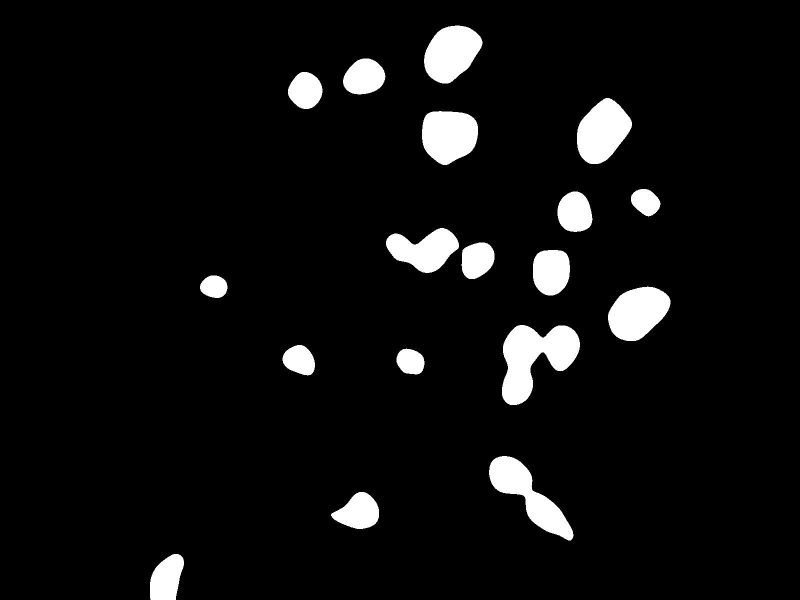
#> input picture output/test1-combined.jpg, 1599 x 1199 px (shown at 1/2 size)
$ python -i imgsegment.py   (imports and definitions only)   (Python 2 division)   (older library calls are emulated)
#> lines starting #> are read from the running program, lines starting #| are printed output that depends on the picture
import os
import sys

import numpy as np
import mahotas
import pymorph
import pylab
from scipy.cluster.vq import kmeans,vq
from scipy import ndimage

DEBUG = False


R, G, B = range(3)

def main(infile):
#> called with infile = 'output/test1-combined.jpg'
    img = mahotas.imread(infile)
#> img is the input picture: shape (1199, 1599, 3); min 0, max 255, mean 14.9
    filename = os.path.splitext(os.path.basename(infile))[0]

    f, blue_component, combined = segment(img, filename)
    count(img, f, combined, blue_component, filename)

def segment_kmeans(img, k):
    f = img.flatten()
    centroids, _ = kmeans(f,k)
    while centroids.size != k:
        centroids, _ = kmeans(f,k)
    centroids.sort()
    clustered, _ = vq(f, centroids)
    return clustered.reshape(img.shape)

# [23 lines left out: functions remove_by_size, remove_too_small, remove_too_big, labeled_to_binary, not called in this run]

def segment(img, filename, min_size=1500, max_size=18000):
#> called with filename = 'test1-combined', min_size = 1500, max_size = 18000
    blue_component = img[:,:,B]

    pylab.gray()
    k = 3
    f = ndimage.gaussian_filter(blue_component, 12)
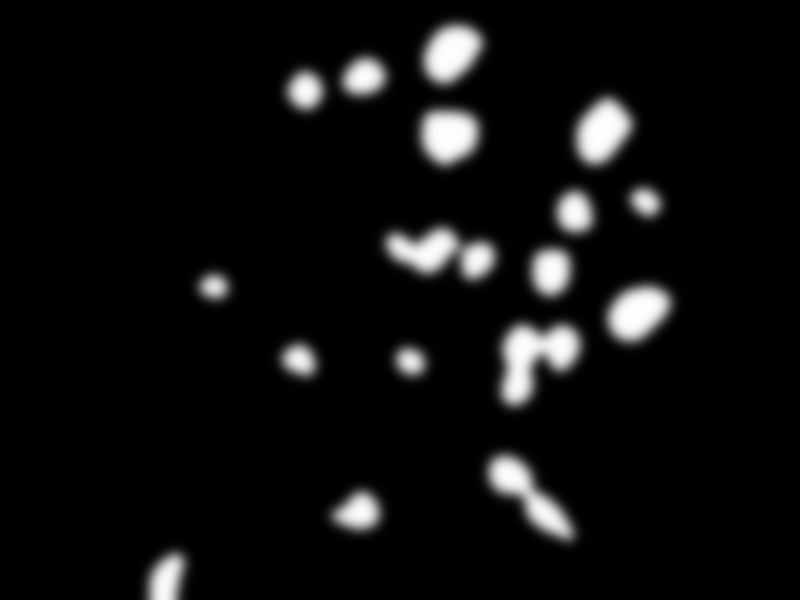
#> f: shape (1199, 1599) (shown at 1/2 size); min 0, max 254, mean 14.8

    clustered = segment_kmeans(f, k)
    clustered[clustered == k-1] = 0
    mask = ndimage.binary_fill_holes(clustered)

    if DEBUG:
        mahotas.imsave('00masknoholes-%s.jpg' % filename, mask)

    masked = f * mask

    if DEBUG:
        mahotas.imsave('01masked-%s.jpg' % filename, masked)

    k = 4
    clustered2 = segment_kmeans(masked, k)

    if DEBUG:
        mahotas.imsave('02kmeans2-%s.jpg' % filename, clustered2)

    clustered2[(clustered2 != k-2)] = 0
    clustered2[(clustered2 == k-2)] = 1

    if DEBUG:
        mahotas.imsave('03kmeans2f-%s.jpg' % filename, clustered2)

    clustered2 = ndimage.binary_fill_holes(clustered2)

    if DEBUG:
        mahotas.imsave('04kmeans2fnoholes-%s.jpg' % filename, clustered2)

    labeled, _  = mahotas.label(mask)
    labeled1 = remove_by_size(labeled, min_size, max_size-2000)

    if DEBUG:
        mahotas.imsave('05labeled1-%s.jpg' % filename, labeled)
        mahotas.imsave('07labeled1f-%s.jpg' % filename, labeled1)

    labeled, _  = mahotas.label(clustered2)
    labeled2 = remove_by_size(labeled, min_size, max_size)

    if DEBUG:
        mahotas.imsave('08labeled2f-%s.jpg' % filename, labeled)
        mahotas.imsave('10labeled2f-%s.jpg' % filename, labeled2)

    combined = labeled1 + labeled2

    labeled_to_binary(combined)
    if DEBUG:
        mahotas.imsave('11combined-%s.jpg' % filename, combined)

    combined = ndimage.binary_fill_holes(combined)

    if DEBUG:
        mahotas.imsave('12combined_noholes-%s.jpg' % filename, combined)

    mahotas.imsave('output/%s-combined.jpg' % filename, combined)
    return f, blue_component, combined

# [46 lines left out: function count, not called in this run]

# [8 lines not run here, left out]

#> (the run stopped early here; a loop or call above may not have finished)
